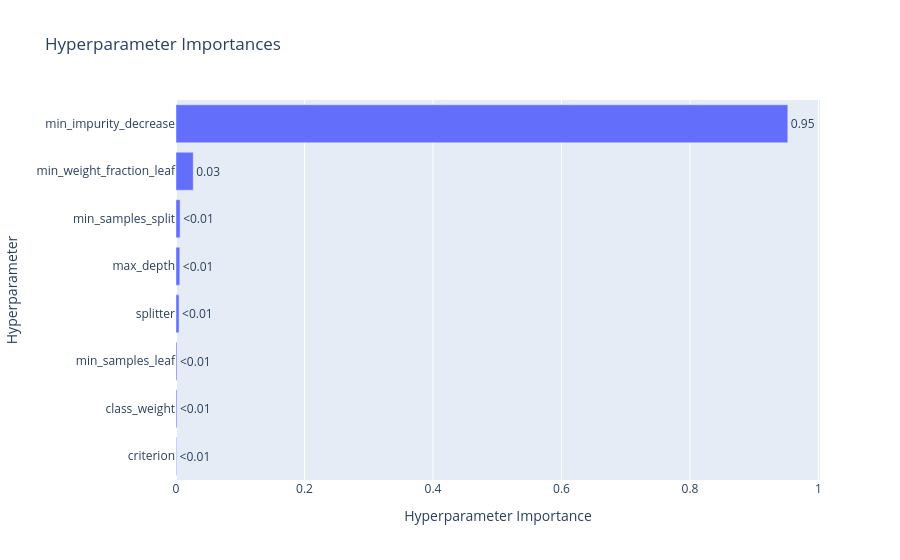

The notebook cell this image was saved under:
### Markdown cell above
Model 2:

### Code cell
if __name__ == "__main__":
    start_time = datetime.now()
    
    # set data
    model_id = "model_2"
    model_category = "binary_tree"
    
    # load data
    X_data = pd.read_csv(f"data/X_train_{model_id}.csv", keep_default_na=False)
    y_data = pd.read_csv(f"data/y_train_{model_id}.csv", keep_default_na=False).values.ravel()

    # run 100 trails
    study = optuna.create_study(direction="maximize", study_name=f"{model_id}_tuning", sampler=optuna.samplers.TPESampler(seed=2020))
    study.optimize(lambda trial: objective(trial, X_data, y_data), n_trials=100, n_jobs=-1)
    # save as fig
    fig = optuna.visualization.plot_param_importances(study)
    fig.show()
    save_path = f"figures/{model_id}_{model_category}_param_importance.png"
    fig.write_image(save_path)
    print(f"Time: {datetime.now() - start_time}")

### Figure 1 — Plotly figure (JSON) as saved in the notebook; plotly's stock layout.template omitted (floating-point values rounded to 4 significant figures)
{"data": [{"cliponaxis": false, "hovertemplate": ["criterion (CategoricalDistribution): 0.0009248341051554726<extra></extra>", "class_weight (CategoricalDistribution): 0.0014727279880727355<extra></extra>", "min_samples_leaf (IntDistribution): 0.0015367450708101828<extra></extra>", "splitter (CategoricalDistribution): 0.0047348576877731495<extra></extra>", "max_depth (IntDistribution): 0.005903516389558363<extra></extra>", "min_samples_split (IntDistribution): 0.006405357404253196<extra></extra>", "min_weight_fraction_leaf (FloatDistribution): 0.026837843150723628<extra></extra>", "min_impurity_decrease (FloatDistribution): 0.9521841182036533<extra></extra>"], "name": "Objective Value", "orientation": "h", "text": ["<0.01", "<0.01", "<0.01", "<0.01", "<0.01", "<0.01", "0.03", "0.95"], "textposition": "outside", "type": "bar", "x": [0.0009248, 0.001473, 0.001537, 0.004735, 0.005904, 0.006405, 0.02684, 0.9522], "y": ["criterion", "class_weight", "min_samples_leaf", "splitter", "max_depth", "min_samples_split", "min_weight_fraction_leaf", "min_impurity_decrease"]}], "layout": {"title": {"text": "Hyperparameter Importances"}, "xaxis": {"title": {"text": "Hyperparameter Importance"}}, "yaxis": {"title": {"text": "Hyperparameter"}}}}
